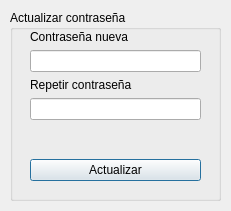
<?xml version="1.0" encoding="UTF-8"?>
<ui version="4.0">
 <class>EditPassWindow</class>
 <widget class="QDialog" name="EditPassWindow">
  <property name="geometry">
   <rect>
    <x>0</x>
    <y>0</y>
    <width>231</width>
    <height>211</height>
   </rect>
  </property>
  <property name="windowTitle">
   <string>Dialog</string>
  </property>
  <widget class="QGroupBox" name="groupBox_2">
   <property name="geometry">
    <rect>
     <x>10</x>
     <y>10</y>
     <width>211</width>
     <height>191</height>
    </rect>
   </property>
   <property name="title">
    <string>Actualizar contraseña</string>
   </property>
   <widget class="QWidget" name="layoutWidget">
    <property name="geometry">
     <rect>
      <x>20</x>
      <y>20</y>
      <width>171</width>
      <height>151</height>
     </rect>
    </property>
    <layout class="QVBoxLayout" name="verticalLayout">
     <item>
      <widget class="QLabel" name="label_4">
       <property name="text">
        <string>Contraseña nueva</string>
       </property>
      </widget>
     </item>
     <item>
      <widget class="QLineEdit" name="tbxPassP">
       <property name="text">
        <string/>
       </property>
       <property name="echoMode">
        <enum>QLineEdit::Password</enum>
       </property>
      </widget>
     </item>
     <item>
      <widget class="QLabel" name="label_5">
       <property name="text">
        <string>Repetir contraseña</string>
       </property>
      </widget>
     </item>
     <item>
      <widget class="QLineEdit" name="tbxPassP_2">
       <property name="text">
        <string/>
       </property>
       <property name="echoMode">
        <enum>QLineEdit::Password</enum>
       </property>
      </widget>
     </item>
     <item>
      <spacer name="verticalSpacer">
       <property name="orientation">
        <enum>Qt::Vertical</enum>
       </property>
       <property name="sizeHint" stdset="0">
        <size>
         <width>20</width>
         <height>40</height>
        </size>
       </property>
      </spacer>
     </item>
     <item>
      <widget class="QPushButton" name="btnUpdatePass">
       <property name="text">
        <string>Actualizar</string>
       </property>
      </widget>
     </item>
    </layout>
   </widget>
  </widget>
 </widget>
 <resources/>
 <connections/>
</ui>
